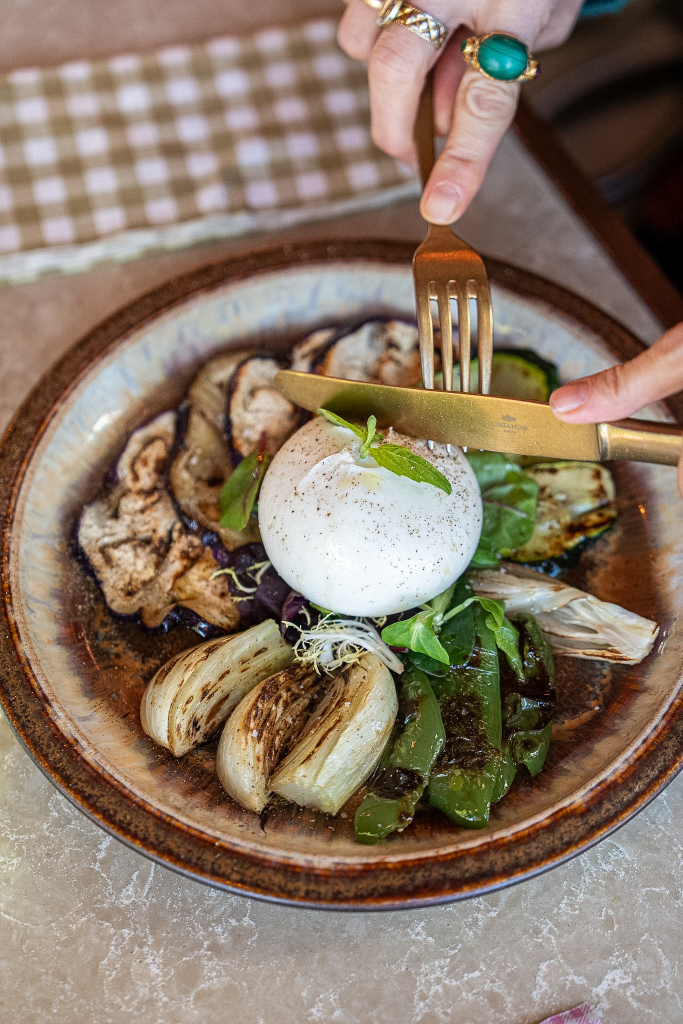
#> input picture photos/da-laura/cannes/burrata-mains.jpg, 1365 x 2048 px, given in place of terrasse-fauteuils.jpg, which was not available (shown at 1/2 size)
$ python fonds_flous.py
#> lines starting #> are read from the running program, lines starting #| are printed output that depends on the picture; after the words box and inside, x2 and y2 are one past the last pixel; in counts of white or black regions, pixels touching at a corner belong together
### outils/charte_photo.py
"""Filtre photo « charte Da Laura » : le même rendu de couleur sur toutes les photos.

Rendu NATUREL, fidèle aux photos déjà publiées sur le compte (choix de l'utilisatrice, 24/11/2026 :
l'ancien filtre chaud et doré était « trop jaune ») :
- couleurs et balance des blancs d'origine conservées : AUCUN réchauffement, aucune teinte ajoutée ;
- contraste doux en S, très léger (un peu plus de relief) ;
- « vibrance » légère : seules les couleurs ternes sont un peu ravivées, les couleurs vives restent telles quelles ;
- aucune perte de netteté (pas de flou).

Utilisation :
    python3 outils/charte_photo.py photos/da-laura/plats/ravioli-truffe.jpg ...      # une ou plusieurs photos
    python3 outils/charte_photo.py photos/da-laura                                   # tout un dossier
Les copies filtrées sont rangées dans photos/<marque>/charte/<même chemin>, les originaux ne sont jamais modifiés.
Les générateurs (stories plats du jour) appliquent ce filtre automatiquement.

Dans le code :  from charte_photo import appliquer_charte ; img = appliquer_charte(img)
"""
import sys
from pathlib import Path

import numpy as np
from PIL import Image, ImageOps

RACINE = Path(__file__).resolve().parent.parent
EXT = {".jpg", ".jpeg", ".png", ".webp"}

# Réglages de la charte (modifier ici pour faire évoluer le rendu de TOUTES les photos)
CHARTE = {
    "contraste_s": 0.12,   # part de courbe en S (0 = aucune)
    "vibrance": 0.10,      # ravive les couleurs ternes sans toucher les couleurs déjà vives
}


def _hsv(rgb):
    r, g, b = rgb[..., 0], rgb[..., 1], rgb[..., 2]
    mx, mn = rgb.max(-1), rgb.min(-1)
    d = mx - mn + 1e-8
    h = np.where(mx == r, ((g - b) / d) % 6, np.where(mx == g, (b - r) / d + 2, (r - g) / d + 4)) / 6
    s = np.where(mx > 0, (mx - mn) / (mx + 1e-8), 0)
    return h, s, mx


def _rgb(h, s, v):
    i = np.floor(h * 6).astype(int) % 6
    f = h * 6 - np.floor(h * 6)
    p, q, t = v * (1 - s), v * (1 - s * f), v * (1 - s * (1 - f))
    choix = [(v, t, p), (q, v, p), (p, v, t), (p, q, v), (t, p, v), (v, p, q)]
    out = np.zeros(h.shape + (3,))
    for k, (a, b, c) in enumerate(choix):
        m = i == k
        out[m, 0], out[m, 1], out[m, 2] = a[m], b[m], c[m]
    return out


def appliquer_charte(img, c=CHARTE):
    """Renvoie une copie de l'image (PIL, RGB) avec le rendu de couleur de la charte (naturel)."""
    x = np.asarray(img.convert("RGB"), dtype=np.float64) / 255.0
    s = x * x * (3 - 2 * x)
    x = (1 - c["contraste_s"]) * x + c["contraste_s"] * s
    h, sat, v = _hsv(np.clip(x, 0, 1))
    sat = np.clip(sat + c["vibrance"] * sat * (1 - sat), 0, 1)
    x = _rgb(h, sat, v)
    return Image.fromarray((np.clip(x, 0, 1) * 255 + 0.5).astype(np.uint8))


# [28 lines left out: functions creer_hald, exporter, not called in this run]


# [4 lines that do not run on import are left out]

### outils/fonds_flous.py
"""Fonds de stories « vierges » : zoom sur un détail d'une photo du shooting, léger flou, légère ombre pour que le texte
ajouté dans Instagram reste lisible. Aucun texte. Flou volontaire, à la demande de l'utilisatrice (27/11/2026).
    python3 outils/fonds_flous.py   → stories/da-laura/fonds-flous/*.jpg (1080x1920)"""
from pathlib import Path
from PIL import Image, ImageEnhance, ImageFilter, ImageOps
import sys
sys.path.insert(0, str(Path(__file__).resolve().parent))
from charte_photo import appliquer_charte
R = Path(__file__).resolve().parent.parent
W, H = 1080, 1920
# (photo, zone zoomée en fractions de la photo : gauche, haut, droite, bas)
FONDS = [
    ("terrasse-fauteuils", (0.45, 0.40, 1.00, 1.00)),
    ("salle-banquette-jaune", (0.05, 0.40, 0.65, 0.85)),
    ("table-assiettes-peintes", (0.25, 0.45, 0.85, 1.00)),
    ("epicerie", (0.00, 0.00, 0.55, 0.60)),
    ("nids-spaghetti", (0.10, 0.10, 0.70, 0.90)),
    ("pappardelle-fraiches", (0.15, 0.15, 0.75, 0.95)),
    ("chef-citrons", (0.15, 0.35, 0.85, 0.85)),
    ("mur-rose-cadres", (0.10, 0.10, 0.80, 0.80)),
    ("terrasse-rue", (0.20, 0.50, 0.90, 1.00)),
    ("table-bougie", (0.10, 0.20, 0.80, 0.90)),
    ("cappuccino-coeur", (0.20, 0.25, 0.85, 0.85)),
    ("fusilli-crus", (0.10, 0.10, 0.80, 0.90)),
]
if __name__ == "__main__":
    out = R / "stories/da-laura/fonds-flous"; out.mkdir(parents=True, exist_ok=True)
    for i, (nom, (l, t, r, b)) in enumerate(FONDS, 1):
        im = ImageOps.exif_transpose(Image.open(R / f"photos/da-laura/cannes/{nom}.jpg")).convert("RGB")
#> im is the input picture: PIL image 1365x2048 RGB; mean R, G, B 137.6, 119.7, 102.8
        w, h = im.size
#> w = 1365; h = 2048
        im = im.crop((int(l * w), int(t * h), int(r * w), int(b * h)))
#> im: PIL image 751x1229 RGB
        im = ImageOps.fit(im, (W, H), Image.LANCZOS)
#> im: PIL image 1080x1920 RGB
        im = appliquer_charte(im).filter(ImageFilter.GaussianBlur(9))
#> in _hsv, `h = np.where(mx == r, ((g - b) / d) % 6, np.where(mx == g, (b - r) / d..`:
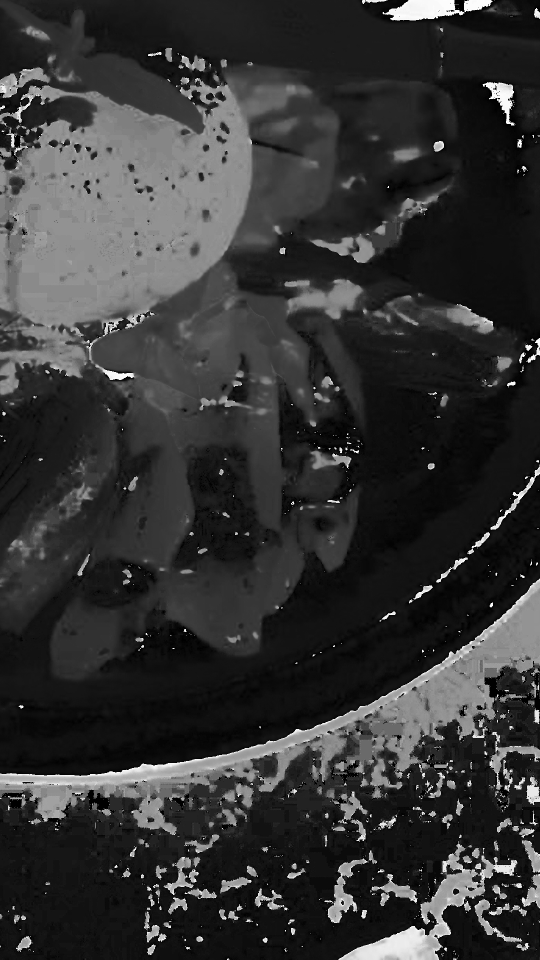
#> h: shape (1920, 1080) float64 (shown at 1/2 size); min 0, max 0.997, mean 0.207
#> in _hsv, `s = np.where(mx > 0, (mx - mn) / (mx + 1e-8), 0)`:
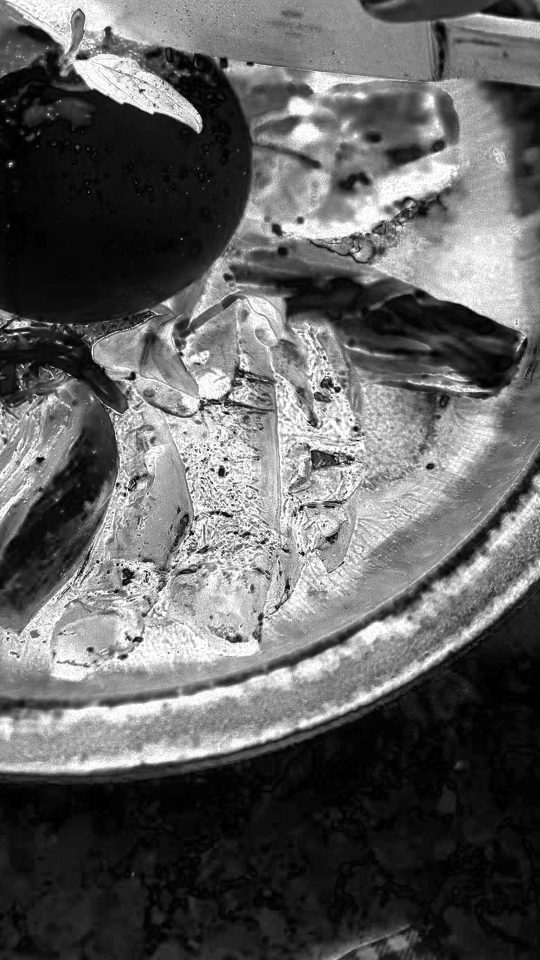
#> s: shape (1920, 1080) float64 (shown at 1/2 size); min 0, max 1, mean 0.382
#> in _rgb, `i = np.floor(h * 6).astype(int) % 6`:
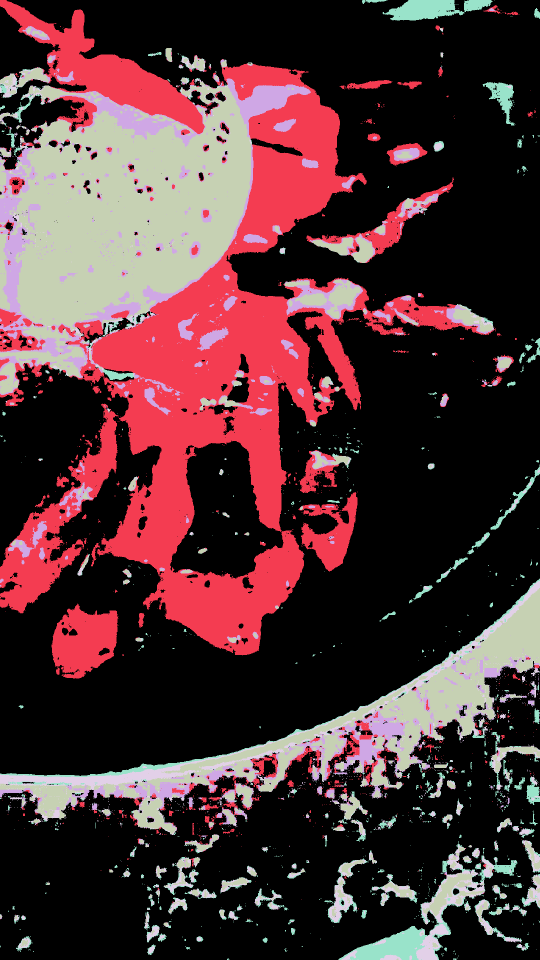
#> i: shape (1920, 1080) int64 (shown at 1/2 size); 6 distinct labels, from 0 to 5; one colour per label, 0 black
#> in _rgb, `f = h * 6 - np.floor(h * 6)`:
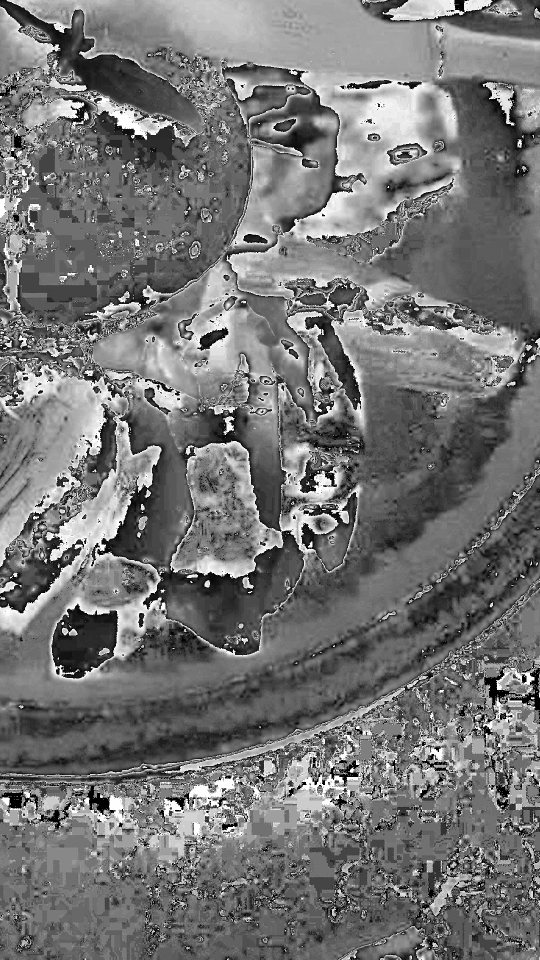
#> f: shape (1920, 1080) float64 (shown at 1/2 size); min 0, max 1, mean 0.458
#> in _rgb, `p, q, t = v * (1 - s), v * (1 - s * f), v * (1 - s * (1 - f))`:
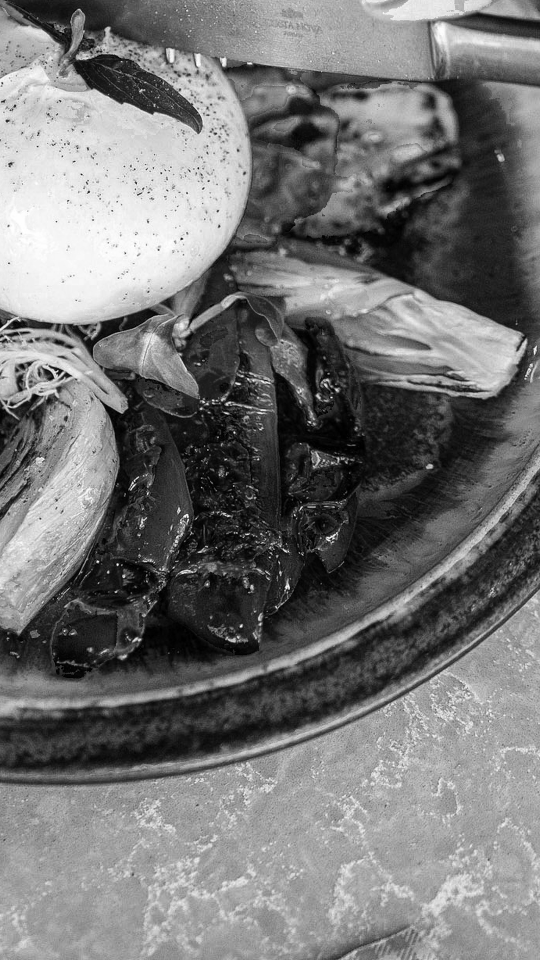
#> t: shape (1920, 1080) float64 (shown at 1/2 size); min 0, max 1, mean 0.46
#> the loop in _rgb, `for k, (a, b, c) in enumerate(choix):` made 6 passes
#> pass 1, in _rgb, `m = i == k`:
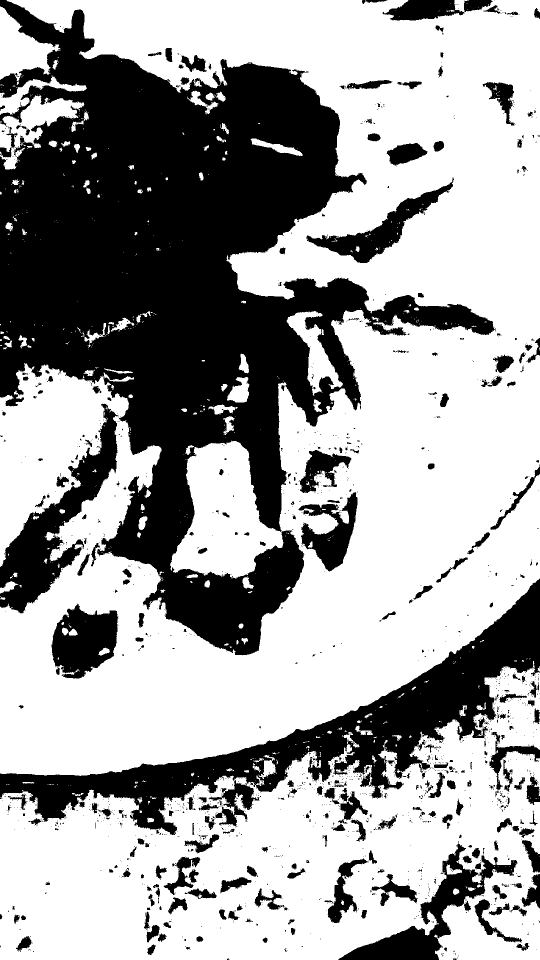
#> m: shape (1920, 1080) bool (shown at 1/2 size); 63.2% white; 1798 black regions (1512 under 20 px), largest, box (x1, y1, x2, y2) and area: (0, 0, 991, 1311) 506575, (0, 1157, 1080, 1670) 103588, (0, 807, 237, 1227) 28178
        im = ImageEnhance.Brightness(im).enhance(0.82)
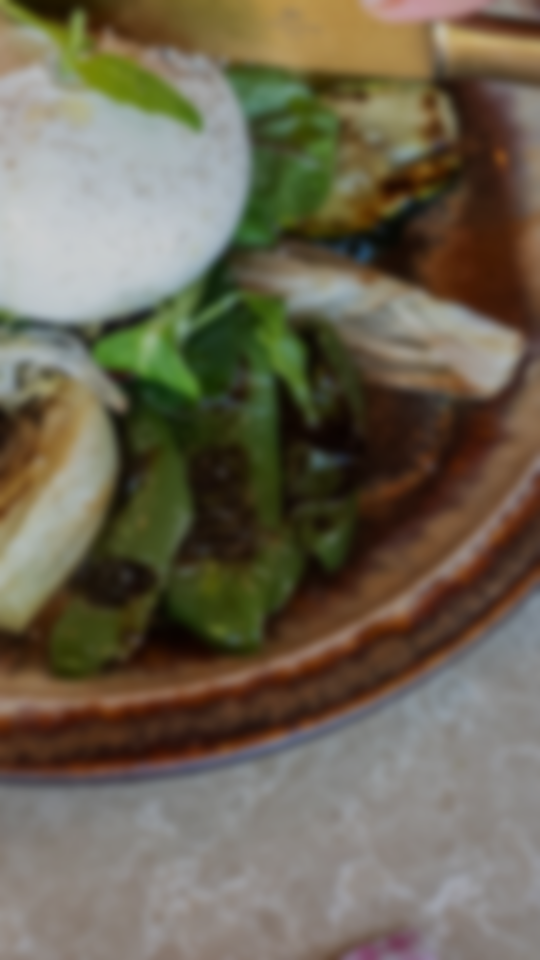
#> im: PIL image 1080x1920 RGB (shown at 1/2 size); mean R, G, B 108.6, 100.7, 82.3
        im.save(out / f"fond-{i:02d}-{nom}.jpg", quality=92)
#> pass 2 of the loop `for i, (nom, (l, t, r, b)) in enumerate(FONDS, 1):`:
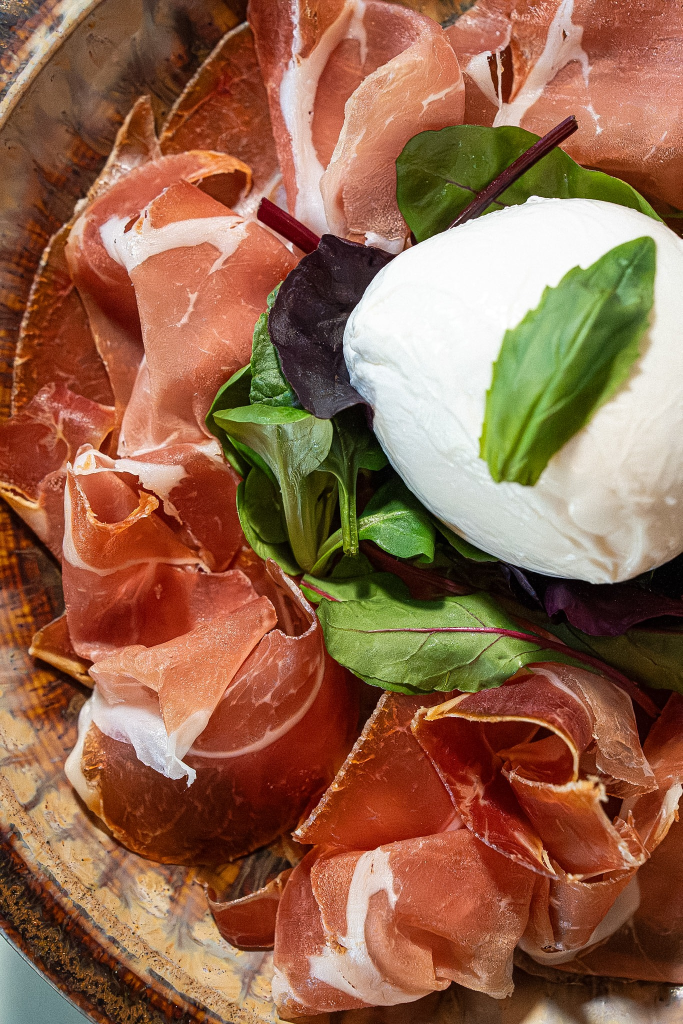
#> input picture photos/da-laura/cannes/burrata-prosciutto-gros-plan.jpg, 1365 x 2048 px, given in place of salle-banquette-jaune.jpg, which was not available (shown at 1/2 size)
#> im is the input picture: PIL image 1365x2048 RGB; mean R, G, B 147, 102.7, 76.4
#> in _rgb (call 2), `i = np.floor(h * 6).astype(int) % 6`:
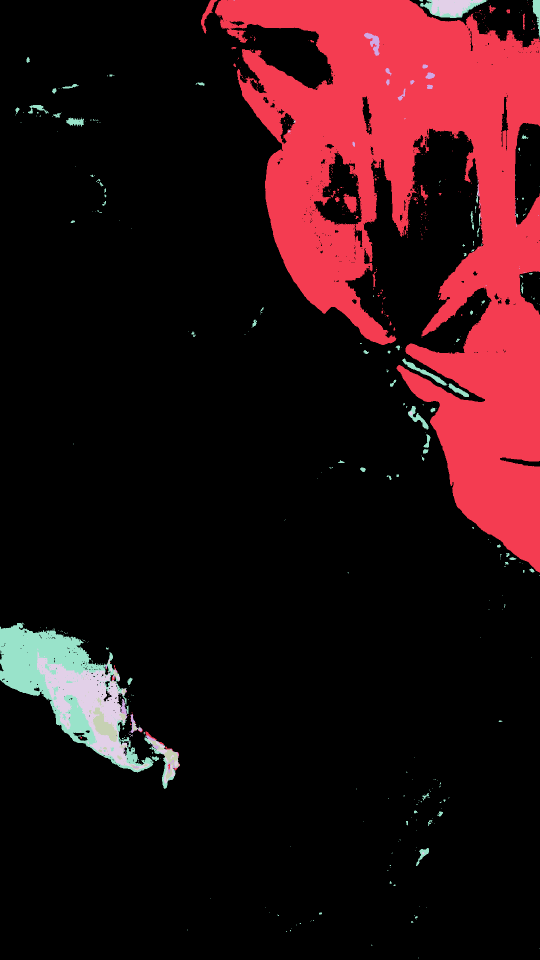
#> i: shape (1920, 1080) int64 (shown at 1/2 size); 6 distinct labels, from 0 to 5; one colour per label, 0 black
#> the loop in _rgb (call 2), `for k, (a, b, c) in enumerate(choix):` made 6 passes
#> pass 1, in _rgb (call 2), `m = i == k`:
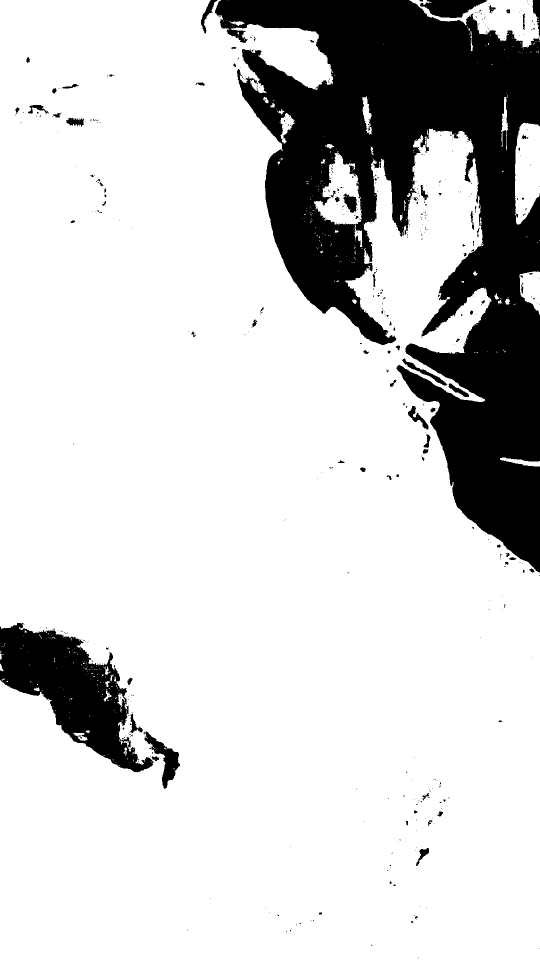
#> m: shape (1920, 1080) bool (shown at 1/2 size); 81.8% white; 569 black regions (492 under 20 px), largest, box (x1, y1, x2, y2) and area: (430, 0, 1080, 1145) 321881, (0, 1245, 307, 1545) 40330, (840, 0, 973, 36) 3099
#> (the run stopped early here; a loop or call above may not have finished)
